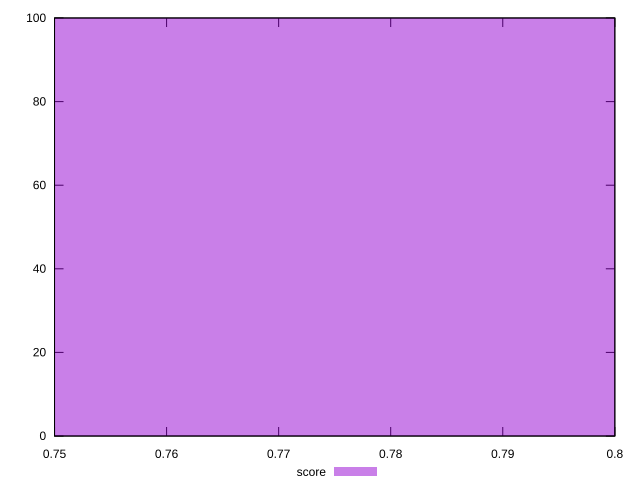

This chart was generated by the following gnuplot code:
reset

$score <<EOF
0.8 100
EOF

set key outside below
set boxwidth 0.1
set xrange [0.75:0.8]
set yrange [0:100]
set trange [0:100]
set style fill transparent solid 0.5 noborder
set terminal svg size 640, 490 enhanced background rgb 'white'
set output "reports/report_00030_2021-02-24T20-42-31.540Z/uses-rel-preconnect/samples/astro/score/histogram.svg"

plot $score title "score" with boxes

reset
